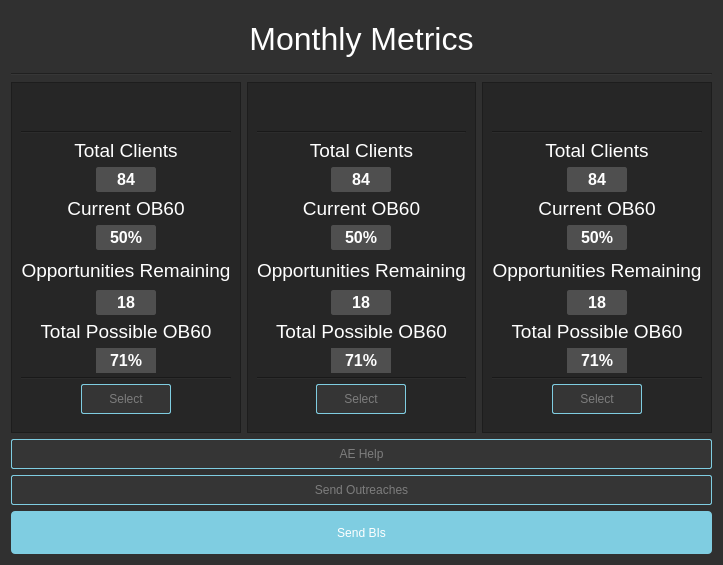
<?xml version="1.0" encoding="UTF-8"?>
<ui version="4.0">
 <class>Form</class>
 <widget class="QWidget" name="Form">
  <property name="geometry">
   <rect>
    <x>0</x>
    <y>0</y>
    <width>723</width>
    <height>565</height>
   </rect>
  </property>
  <property name="windowTitle">
   <string>Form</string>
  </property>
  <property name="styleSheet">
   <string notr="true">
QWidget {
    background-color: #303030;
    color: white;
}

QCheckBox{
    background-color: #3c3c3c;
    alignment: center
}
QAbstractButton{
    background-color: #3c3c3c;
    alignment: center
}
QLabel{
	font: 87 24pt &quot;Arial&quot;;
    font-weight: 600
    
}
/* Set the color of text in LineEdit to white */
QLineEdit {
    color: white;
    background-color: #3c3c3c;
}

/* Set the color of text in PushButton to white */
QPushButton {
    background-color: #7fcde1;
    color: white;
    border-radius: 4px;
    padding: 4px;
    font: 12pt &quot;Arial&quot;;
    height: 35px;
    
   
}

/* Add a hover effect to buttons */
QPushButton:hover {
    background: #ff9d00;
    color: #ffffff
}

/* Add a pressed effect to buttons */
QPushButton:pressed {
    background: qlineargradient(x1: 0, y1: 0, x2: 0, y2: 1,
    stop: 0 #ff9d00, stop: 1 #ffb900);
}

/* Set the color of text in TableWidget to white */
QTableWidget {
    border-radius: 10px;
    border: 2px solid #3c3c3c;
    background-color: #3c3c3c;
    color: white;
    font-weight: bold;
    font: Arial;
    gridline-color: #5f5f5f;
}

QTableCornerButton::section{
    background-color: #3c3c3c;
}
/* Add a hover effect to rows */
QTableWidget::item:hover {
    background-color: #6f6f6f;
    color: #7fcde1;
}

/* Add a hover effect to rows */
QTableWidget::item:selected {
    background-color: #6f6f6f;
    color: #7fcde1;

}

/* Set the color of text in TableWidget header to white */
QHeaderView::section {
    border-radius: 1px;
    
    color: white;
    background-color: #3c3c3c;
    font: 9pt Arial;
    font-weight: bold;
}

QScrollBar:vertical{
    border: none;
    background-color: #303030;
    width: 14px;
    margin: 15px 0 15px 0;
    border-radius: 0px;
}

/*  HANDLE BAR VERTICAL */
QScrollBar::handle:vertical {	
	background-color: #6f6f6f;
	min-height: 30px;
	border-radius: 7px;
}
QScrollBar::handle:vertical:hover{	
	background-color: #ff9d00;
}
QScrollBar::handle:vertical:pressed {	
	background-color: #ffb900;
}

/* BTN TOP - SCROLLBAR */
QScrollBar::sub-line:vertical {
	border: none;
	background-color: #303030;
	height: 15px;
	border-top-left-radius: 7px;
	border-top-right-radius: 7px;
	subcontrol-position: top;
	subcontrol-origin: margin;
}

QScrollBar::sub-line:vertical:pressed {	
	background-color: #ffb900;
}

/* BTN BOTTOM - SCROLLBAR */
QScrollBar::add-line:vertical {
	border: none;
	background-color: #303030;
	height: 15px;
	border-bottom-left-radius: 7px;
	border-bottom-right-radius: 7px;
	subcontrol-position: bottom;
	subcontrol-origin: margin;
}

QScrollBar::add-line:vertical:pressed {	
	background-color: #ffb900;
}


/* RESET ARROW */
QScrollBar::up-arrow:vertical, QScrollBar::down-arrow:vertical {
	background: none;
}
QScrollBar::add-page:vertical, QScrollBar::sub-page:vertical {
	background: none;
}


/* HORIZONTAL SCROLLBAR - HOMEWORK */
QScrollBar:horizontal {
    border: none;
    background-color: #303030;
    height: 14px;
    margin: 0 15px 0 15px;
    border-radius: 0px;
}
QScrollBar::handle:horizontal {
	background-color: #6f6f6f;
	min-width: 30px;
	border-radius: 7px;
}

QScrollBar::handle:horizontal:hover{	
	background-color: #ff9d00;
}
QScrollBar::handle:horizontal:pressed {	
	background-color: #ffb900;
}
QScrollBar::add-line:horizontal {
	border: none;
	background-color: #303030;
	width: 15px;
	border-bottom-right-radius: 7px;
	border-top-right-radius: 7px;
	subcontrol-position: right;
	subcontrol-origin: margin;
}
QScrollBar::sub-line:horizontal {
	border: none;
	background-color: #303030;
	width: 15px;
	border-top-left-radius: 7px;
	border-bottom-left-radius: 7px;
	subcontrol-position: left;
	subcontrol-origin: margin;
}
QScrollBar::up-arrow:horizontal, QScrollBar::down-arrow:horizontal{

    background: none;
}
QScrollBar::add-page:horizontal, QScrollBar::sub-page:horizontal{

    background: none;
}

QDateTimeEdit::up-button {
    font: 87 8pt &quot;Arial&quot;;
    width: 20px;
    height: 20px;
    
}



QDateTimeEdit::down-button {
    font: 87 8pt &quot;Arial&quot;;
    width: 20px;
    height: 20px;
    
}
</string>
  </property>
  <layout class="QGridLayout" name="gridLayout">
   <item row="2" column="1">
    <layout class="QVBoxLayout" name="verticalLayout_2">
     <item>
      <widget class="QFrame" name="frame_2">
       <property name="focusPolicy">
        <enum>Qt::StrongFocus</enum>
       </property>
       <property name="styleSheet">
        <string notr="true">background-color: rgb(38, 38, 38);</string>
       </property>
       <property name="frameShape">
        <enum>QFrame::StyledPanel</enum>
       </property>
       <property name="frameShadow">
        <enum>QFrame::Raised</enum>
       </property>
       <layout class="QVBoxLayout" name="verticalLayout_6">
        <property name="spacing">
         <number>0</number>
        </property>
        <property name="topMargin">
         <number>0</number>
        </property>
        <item>
         <widget class="QLabel" name="monthLabel_2">
          <property name="maximumSize">
           <size>
            <width>16777212</width>
            <height>40</height>
           </size>
          </property>
          <property name="styleSheet">
           <string notr="true">font: 20pt Arial;
</string>
          </property>
          <property name="text">
           <string/>
          </property>
          <property name="alignment">
           <set>Qt::AlignCenter</set>
          </property>
         </widget>
        </item>
        <item>
         <widget class="Line" name="line_2">
          <property name="orientation">
           <enum>Qt::Horizontal</enum>
          </property>
         </widget>
        </item>
        <item>
         <widget class="QLabel" name="totalLabel_6">
          <property name="maximumSize">
           <size>
            <width>16777212</width>
            <height>25</height>
           </size>
          </property>
          <property name="font">
           <font>
            <family>Arial</family>
            <pointsize>14</pointsize>
            <weight>50</weight>
            <italic>false</italic>
            <bold>false</bold>
           </font>
          </property>
          <property name="styleSheet">
           <string notr="true">font: 14pt Arial;

</string>
          </property>
          <property name="text">
           <string>Total Clients</string>
          </property>
          <property name="alignment">
           <set>Qt::AlignCenter</set>
          </property>
         </widget>
        </item>
        <item alignment="Qt::AlignHCenter">
         <widget class="QLabel" name="totalLabel_2">
          <property name="minimumSize">
           <size>
            <width>60</width>
            <height>0</height>
           </size>
          </property>
          <property name="maximumSize">
           <size>
            <width>16777212</width>
            <height>25</height>
           </size>
          </property>
          <property name="font">
           <font>
            <family>Arial</family>
            <pointsize>12</pointsize>
            <weight>75</weight>
            <italic>false</italic>
            <bold>true</bold>
           </font>
          </property>
          <property name="focusPolicy">
           <enum>Qt::NoFocus</enum>
          </property>
          <property name="styleSheet">
           <string notr="true">font: 12pt Arial;
font-weight: bold;
background-color: rgb(79, 79, 79);
border: 1px solid rgb(79, 79, 79);
border-radius: 2px</string>
          </property>
          <property name="text">
           <string>84</string>
          </property>
          <property name="alignment">
           <set>Qt::AlignCenter</set>
          </property>
         </widget>
        </item>
        <item>
         <widget class="QLabel" name="obLabel_6">
          <property name="maximumSize">
           <size>
            <width>16777212</width>
            <height>25</height>
           </size>
          </property>
          <property name="font">
           <font>
            <family>Arial</family>
            <pointsize>14</pointsize>
            <weight>50</weight>
            <italic>false</italic>
            <bold>false</bold>
           </font>
          </property>
          <property name="styleSheet">
           <string notr="true">font: 14pt Arial;

</string>
          </property>
          <property name="text">
           <string>Current OB60</string>
          </property>
          <property name="alignment">
           <set>Qt::AlignCenter</set>
          </property>
         </widget>
        </item>
        <item alignment="Qt::AlignHCenter">
         <widget class="QLabel" name="obLabel_2">
          <property name="minimumSize">
           <size>
            <width>60</width>
            <height>0</height>
           </size>
          </property>
          <property name="maximumSize">
           <size>
            <width>16777212</width>
            <height>25</height>
           </size>
          </property>
          <property name="font">
           <font>
            <family>Arial</family>
            <pointsize>12</pointsize>
            <weight>75</weight>
            <italic>false</italic>
            <bold>true</bold>
           </font>
          </property>
          <property name="styleSheet">
           <string notr="true">font: 12pt Arial;
font-weight: bold;
background-color: rgb(79, 79, 79);
border: 1px solid rgb(79, 79, 79);
border-radius: 2px</string>
          </property>
          <property name="text">
           <string>50%</string>
          </property>
          <property name="alignment">
           <set>Qt::AlignCenter</set>
          </property>
         </widget>
        </item>
        <item>
         <widget class="QLabel" name="oppLabel_6">
          <property name="maximumSize">
           <size>
            <width>16777212</width>
            <height>32</height>
           </size>
          </property>
          <property name="font">
           <font>
            <family>Arial</family>
            <pointsize>14</pointsize>
            <weight>50</weight>
            <italic>false</italic>
            <bold>false</bold>
           </font>
          </property>
          <property name="styleSheet">
           <string notr="true">font: 14pt Arial;
</string>
          </property>
          <property name="text">
           <string>Opportunities Remaining</string>
          </property>
          <property name="alignment">
           <set>Qt::AlignCenter</set>
          </property>
         </widget>
        </item>
        <item alignment="Qt::AlignHCenter">
         <widget class="QLabel" name="oppLabel_2">
          <property name="minimumSize">
           <size>
            <width>60</width>
            <height>0</height>
           </size>
          </property>
          <property name="maximumSize">
           <size>
            <width>16777212</width>
            <height>25</height>
           </size>
          </property>
          <property name="font">
           <font>
            <family>Arial</family>
            <pointsize>12</pointsize>
            <weight>75</weight>
            <italic>false</italic>
            <bold>true</bold>
           </font>
          </property>
          <property name="styleSheet">
           <string notr="true">font: 12pt Arial;
font-weight: bold;
background-color: rgb(79, 79, 79);
border: 1px solid rgb(79, 79, 79);
border-radius: 2px</string>
          </property>
          <property name="text">
           <string>18</string>
          </property>
          <property name="alignment">
           <set>Qt::AlignCenter</set>
          </property>
         </widget>
        </item>
        <item>
         <widget class="QLabel" name="maxLabel_6">
          <property name="maximumSize">
           <size>
            <width>16777212</width>
            <height>25</height>
           </size>
          </property>
          <property name="font">
           <font>
            <family>Arial</family>
            <pointsize>14</pointsize>
            <weight>50</weight>
            <italic>false</italic>
            <bold>false</bold>
           </font>
          </property>
          <property name="styleSheet">
           <string notr="true">font: 14pt Arial;
</string>
          </property>
          <property name="text">
           <string>Total Possible OB60</string>
          </property>
          <property name="alignment">
           <set>Qt::AlignCenter</set>
          </property>
         </widget>
        </item>
        <item alignment="Qt::AlignHCenter">
         <widget class="QLabel" name="maxLabel_2">
          <property name="minimumSize">
           <size>
            <width>60</width>
            <height>0</height>
           </size>
          </property>
          <property name="maximumSize">
           <size>
            <width>16777212</width>
            <height>25</height>
           </size>
          </property>
          <property name="font">
           <font>
            <family>Arial</family>
            <pointsize>12</pointsize>
            <weight>75</weight>
            <italic>false</italic>
            <bold>true</bold>
           </font>
          </property>
          <property name="styleSheet">
           <string notr="true">font: 12pt Arial;
font-weight: bold;
background-color: rgb(79, 79, 79);</string>
          </property>
          <property name="text">
           <string>71%</string>
          </property>
          <property name="alignment">
           <set>Qt::AlignCenter</set>
          </property>
         </widget>
        </item>
        <item>
         <widget class="Line" name="line_6">
          <property name="orientation">
           <enum>Qt::Horizontal</enum>
          </property>
         </widget>
        </item>
        <item alignment="Qt::AlignHCenter">
         <widget class="QPushButton" name="select_2">
          <property name="minimumSize">
           <size>
            <width>90</width>
            <height>0</height>
           </size>
          </property>
          <property name="styleSheet">
           <string notr="true">QPushButton {
    background-color: rgb(53, 53, 53);
    color: rgb(125, 125, 125);
    border: 1px solid #7fcde1;
    border-radius: 2px;
    padding: 4px;
    font: 10pt &quot;Arial&quot;;
    height: 20px;
    
    
    
}

/* Add a hover effect to buttons */
QPushButton:hover {
    background: rgb(71, 71, 71);
    font: rgb(204, 204, 204);
    color: #ffffff
}

/* Add a pressed effect to buttons */
QPushButton:pressed {
    background: qlineargradient(x1: 0, y1: 0, x2: 0, y2: 1,
    stop: 0 #ff9d00, stop: 1 #ffb900);
}</string>
          </property>
          <property name="text">
           <string>Select</string>
          </property>
         </widget>
        </item>
       </layout>
      </widget>
     </item>
    </layout>
   </item>
   <item row="2" column="2">
    <layout class="QVBoxLayout" name="verticalLayout_3">
     <item>
      <widget class="QFrame" name="frame_3">
       <property name="focusPolicy">
        <enum>Qt::StrongFocus</enum>
       </property>
       <property name="styleSheet">
        <string notr="true">background-color: rgb(38, 38, 38);</string>
       </property>
       <property name="frameShape">
        <enum>QFrame::StyledPanel</enum>
       </property>
       <property name="frameShadow">
        <enum>QFrame::Raised</enum>
       </property>
       <layout class="QVBoxLayout" name="verticalLayout_7">
        <property name="spacing">
         <number>0</number>
        </property>
        <property name="topMargin">
         <number>0</number>
        </property>
        <item>
         <widget class="QLabel" name="monthLabel_3">
          <property name="maximumSize">
           <size>
            <width>16777212</width>
            <height>40</height>
           </size>
          </property>
          <property name="styleSheet">
           <string notr="true">font: 20pt Arial;
</string>
          </property>
          <property name="text">
           <string/>
          </property>
          <property name="alignment">
           <set>Qt::AlignCenter</set>
          </property>
         </widget>
        </item>
        <item>
         <widget class="Line" name="line_4">
          <property name="orientation">
           <enum>Qt::Horizontal</enum>
          </property>
         </widget>
        </item>
        <item>
         <widget class="QLabel" name="totalLabel_7">
          <property name="maximumSize">
           <size>
            <width>16777212</width>
            <height>25</height>
           </size>
          </property>
          <property name="font">
           <font>
            <family>Arial</family>
            <pointsize>14</pointsize>
            <weight>50</weight>
            <italic>false</italic>
            <bold>false</bold>
           </font>
          </property>
          <property name="styleSheet">
           <string notr="true">font: 14pt Arial;

</string>
          </property>
          <property name="text">
           <string>Total Clients</string>
          </property>
          <property name="alignment">
           <set>Qt::AlignCenter</set>
          </property>
         </widget>
        </item>
        <item alignment="Qt::AlignHCenter">
         <widget class="QLabel" name="totalLabel_3">
          <property name="minimumSize">
           <size>
            <width>60</width>
            <height>0</height>
           </size>
          </property>
          <property name="maximumSize">
           <size>
            <width>16777212</width>
            <height>25</height>
           </size>
          </property>
          <property name="font">
           <font>
            <family>Arial</family>
            <pointsize>12</pointsize>
            <weight>75</weight>
            <italic>false</italic>
            <bold>true</bold>
           </font>
          </property>
          <property name="focusPolicy">
           <enum>Qt::NoFocus</enum>
          </property>
          <property name="styleSheet">
           <string notr="true">font: 12pt Arial;
font-weight: bold;
background-color: rgb(79, 79, 79);
border: 1px solid rgb(79, 79, 79);
border-radius: 2px</string>
          </property>
          <property name="text">
           <string>84</string>
          </property>
          <property name="alignment">
           <set>Qt::AlignCenter</set>
          </property>
         </widget>
        </item>
        <item>
         <widget class="QLabel" name="obLabel_7">
          <property name="maximumSize">
           <size>
            <width>16777212</width>
            <height>25</height>
           </size>
          </property>
          <property name="font">
           <font>
            <family>Arial</family>
            <pointsize>14</pointsize>
            <weight>50</weight>
            <italic>false</italic>
            <bold>false</bold>
           </font>
          </property>
          <property name="styleSheet">
           <string notr="true">font: 14pt Arial;

</string>
          </property>
          <property name="text">
           <string>Current OB60</string>
          </property>
          <property name="alignment">
           <set>Qt::AlignCenter</set>
          </property>
         </widget>
        </item>
        <item alignment="Qt::AlignHCenter">
         <widget class="QLabel" name="obLabel_3">
          <property name="minimumSize">
           <size>
            <width>60</width>
            <height>0</height>
           </size>
          </property>
          <property name="maximumSize">
           <size>
            <width>16777212</width>
            <height>25</height>
           </size>
          </property>
          <property name="font">
           <font>
            <family>Arial</family>
            <pointsize>12</pointsize>
            <weight>75</weight>
            <italic>false</italic>
            <bold>true</bold>
           </font>
          </property>
          <property name="styleSheet">
           <string notr="true">font: 12pt Arial;
font-weight: bold;
background-color: rgb(79, 79, 79);
border: 1px solid rgb(79, 79, 79);
border-radius: 2px</string>
          </property>
          <property name="text">
           <string>50%</string>
          </property>
          <property name="alignment">
           <set>Qt::AlignCenter</set>
          </property>
         </widget>
        </item>
        <item>
         <widget class="QLabel" name="oppLabel_7">
          <property name="maximumSize">
           <size>
            <width>16777212</width>
            <height>32</height>
           </size>
          </property>
          <property name="font">
           <font>
            <family>Arial</family>
            <pointsize>14</pointsize>
            <weight>50</weight>
            <italic>false</italic>
            <bold>false</bold>
           </font>
          </property>
          <property name="styleSheet">
           <string notr="true">font: 14pt Arial;
</string>
          </property>
          <property name="text">
           <string>Opportunities Remaining</string>
          </property>
          <property name="alignment">
           <set>Qt::AlignCenter</set>
          </property>
         </widget>
        </item>
        <item alignment="Qt::AlignHCenter">
         <widget class="QLabel" name="oppLabel_3">
          <property name="minimumSize">
           <size>
            <width>60</width>
            <height>0</height>
           </size>
          </property>
          <property name="maximumSize">
           <size>
            <width>16777212</width>
            <height>25</height>
           </size>
          </property>
          <property name="font">
           <font>
            <family>Arial</family>
            <pointsize>12</pointsize>
            <weight>75</weight>
            <italic>false</italic>
            <bold>true</bold>
           </font>
          </property>
          <property name="styleSheet">
           <string notr="true">font: 12pt Arial;
font-weight: bold;
background-color: rgb(79, 79, 79);
border: 1px solid rgb(79, 79, 79);
border-radius: 2px</string>
          </property>
          <property name="text">
           <string>18</string>
          </property>
          <property name="alignment">
           <set>Qt::AlignCenter</set>
          </property>
         </widget>
        </item>
        <item>
         <widget class="QLabel" name="maxLabel_7">
          <property name="maximumSize">
           <size>
            <width>16777212</width>
            <height>25</height>
           </size>
          </property>
          <property name="font">
           <font>
            <family>Arial</family>
            <pointsize>14</pointsize>
            <weight>50</weight>
            <italic>false</italic>
            <bold>false</bold>
           </font>
          </property>
          <property name="styleSheet">
           <string notr="true">font: 14pt Arial;
</string>
          </property>
          <property name="text">
           <string>Total Possible OB60</string>
          </property>
          <property name="alignment">
           <set>Qt::AlignCenter</set>
          </property>
         </widget>
        </item>
        <item alignment="Qt::AlignHCenter">
         <widget class="QLabel" name="maxLabel_3">
          <property name="minimumSize">
           <size>
            <width>60</width>
            <height>0</height>
           </size>
          </property>
          <property name="maximumSize">
           <size>
            <width>16777212</width>
            <height>25</height>
           </size>
          </property>
          <property name="font">
           <font>
            <family>Arial</family>
            <pointsize>12</pointsize>
            <weight>75</weight>
            <italic>false</italic>
            <bold>true</bold>
           </font>
          </property>
          <property name="styleSheet">
           <string notr="true">font: 12pt Arial;
font-weight: bold;
background-color: rgb(79, 79, 79);</string>
          </property>
          <property name="text">
           <string>71%</string>
          </property>
          <property name="alignment">
           <set>Qt::AlignCenter</set>
          </property>
         </widget>
        </item>
        <item>
         <widget class="Line" name="line_7">
          <property name="orientation">
           <enum>Qt::Horizontal</enum>
          </property>
         </widget>
        </item>
        <item alignment="Qt::AlignHCenter">
         <widget class="QPushButton" name="select_3">
          <property name="minimumSize">
           <size>
            <width>90</width>
            <height>0</height>
           </size>
          </property>
          <property name="styleSheet">
           <string notr="true">QPushButton {
    background-color: rgb(53, 53, 53);
    color: rgb(125, 125, 125);
    border: 1px solid #7fcde1;
    border-radius: 2px;
    padding: 4px;
    font: 10pt &quot;Arial&quot;;
    height: 20px;
    
    
    
}

/* Add a hover effect to buttons */
QPushButton:hover {
    background: rgb(71, 71, 71);
    font: rgb(204, 204, 204);
    color: #ffffff
}

/* Add a pressed effect to buttons */
QPushButton:pressed {
    background: qlineargradient(x1: 0, y1: 0, x2: 0, y2: 1,
    stop: 0 #ff9d00, stop: 1 #ffb900);
}</string>
          </property>
          <property name="text">
           <string>Select</string>
          </property>
         </widget>
        </item>
       </layout>
      </widget>
     </item>
    </layout>
   </item>
   <item row="0" column="0" colspan="3">
    <widget class="QLabel" name="label">
     <property name="maximumSize">
      <size>
       <width>16777215</width>
       <height>56</height>
      </size>
     </property>
     <property name="styleSheet">
      <string notr="true">font: 24pt Arial</string>
     </property>
     <property name="text">
      <string>Monthly Metrics</string>
     </property>
     <property name="alignment">
      <set>Qt::AlignCenter</set>
     </property>
    </widget>
   </item>
   <item row="1" column="0" colspan="3">
    <widget class="Line" name="line_3">
     <property name="orientation">
      <enum>Qt::Horizontal</enum>
     </property>
    </widget>
   </item>
   <item row="5" column="0" colspan="3">
    <widget class="QPushButton" name="outreachButton">
     <property name="styleSheet">
      <string notr="true">QPushButton {
    background-color: rgb(53, 53, 53);
    color: rgb(125, 125, 125);
    border: 1px solid #7fcde1;
    border-radius: 2px;
    padding: 4px;
    font: 10pt &quot;Arial&quot;;
    height: 20px;
    
    
    
}

/* Add a hover effect to buttons */
QPushButton:hover {
    background: rgb(71, 71, 71);
    font: rgb(204, 204, 204);
    color: #ffffff
}

/* Add a pressed effect to buttons */
QPushButton:pressed {
    background: qlineargradient(x1: 0, y1: 0, x2: 0, y2: 1,
    stop: 0 #ff9d00, stop: 1 #ffb900);
}</string>
     </property>
     <property name="text">
      <string>Send Outreaches</string>
     </property>
    </widget>
   </item>
   <item row="2" column="0">
    <layout class="QVBoxLayout" name="verticalLayout">
     <property name="spacing">
      <number>6</number>
     </property>
     <item>
      <widget class="QFrame" name="frame_1">
       <property name="focusPolicy">
        <enum>Qt::StrongFocus</enum>
       </property>
       <property name="styleSheet">
        <string notr="true">background-color: rgb(38, 38, 38);</string>
       </property>
       <property name="frameShape">
        <enum>QFrame::StyledPanel</enum>
       </property>
       <property name="frameShadow">
        <enum>QFrame::Raised</enum>
       </property>
       <layout class="QVBoxLayout" name="verticalLayout_5">
        <property name="spacing">
         <number>0</number>
        </property>
        <property name="topMargin">
         <number>0</number>
        </property>
        <item>
         <widget class="QLabel" name="monthLabel_1">
          <property name="maximumSize">
           <size>
            <width>16777212</width>
            <height>40</height>
           </size>
          </property>
          <property name="styleSheet">
           <string notr="true">font: 20pt Arial;
</string>
          </property>
          <property name="text">
           <string/>
          </property>
          <property name="alignment">
           <set>Qt::AlignCenter</set>
          </property>
         </widget>
        </item>
        <item>
         <widget class="Line" name="line">
          <property name="orientation">
           <enum>Qt::Horizontal</enum>
          </property>
         </widget>
        </item>
        <item>
         <widget class="QLabel" name="totalLabel_5">
          <property name="maximumSize">
           <size>
            <width>16777212</width>
            <height>25</height>
           </size>
          </property>
          <property name="font">
           <font>
            <family>Arial</family>
            <pointsize>14</pointsize>
            <weight>50</weight>
            <italic>false</italic>
            <bold>false</bold>
           </font>
          </property>
          <property name="styleSheet">
           <string notr="true">font: 14pt Arial;

</string>
          </property>
          <property name="text">
           <string>Total Clients</string>
          </property>
          <property name="alignment">
           <set>Qt::AlignCenter</set>
          </property>
         </widget>
        </item>
        <item alignment="Qt::AlignHCenter">
         <widget class="QLabel" name="totalLabel_1">
          <property name="minimumSize">
           <size>
            <width>60</width>
            <height>0</height>
           </size>
          </property>
          <property name="maximumSize">
           <size>
            <width>16777212</width>
            <height>25</height>
           </size>
          </property>
          <property name="font">
           <font>
            <family>Arial</family>
            <pointsize>12</pointsize>
            <weight>75</weight>
            <italic>false</italic>
            <bold>true</bold>
           </font>
          </property>
          <property name="focusPolicy">
           <enum>Qt::NoFocus</enum>
          </property>
          <property name="styleSheet">
           <string notr="true">font: 12pt Arial;
font-weight: bold;
background-color: rgb(79, 79, 79);
border: 1px solid rgb(79, 79, 79);
border-radius: 2px</string>
          </property>
          <property name="text">
           <string>84</string>
          </property>
          <property name="alignment">
           <set>Qt::AlignCenter</set>
          </property>
         </widget>
        </item>
        <item>
         <widget class="QLabel" name="obLabel_5">
          <property name="maximumSize">
           <size>
            <width>16777212</width>
            <height>25</height>
           </size>
          </property>
          <property name="font">
           <font>
            <family>Arial</family>
            <pointsize>14</pointsize>
            <weight>50</weight>
            <italic>false</italic>
            <bold>false</bold>
           </font>
          </property>
          <property name="styleSheet">
           <string notr="true">font: 14pt Arial;

</string>
          </property>
          <property name="text">
           <string>Current OB60</string>
          </property>
          <property name="alignment">
           <set>Qt::AlignCenter</set>
          </property>
         </widget>
        </item>
        <item alignment="Qt::AlignHCenter">
         <widget class="QLabel" name="obLabel_1">
          <property name="minimumSize">
           <size>
            <width>60</width>
            <height>0</height>
           </size>
          </property>
          <property name="maximumSize">
           <size>
            <width>16777212</width>
            <height>25</height>
           </size>
          </property>
          <property name="font">
           <font>
            <family>Arial</family>
            <pointsize>12</pointsize>
            <weight>75</weight>
            <italic>false</italic>
            <bold>true</bold>
           </font>
          </property>
          <property name="styleSheet">
           <string notr="true">font: 12pt Arial;
font-weight: bold;
background-color: rgb(79, 79, 79);
border: 1px solid rgb(79, 79, 79);
border-radius: 2px</string>
          </property>
          <property name="text">
           <string>50%</string>
          </property>
          <property name="alignment">
           <set>Qt::AlignCenter</set>
          </property>
         </widget>
        </item>
        <item>
         <widget class="QLabel" name="oppLabel_5">
          <property name="maximumSize">
           <size>
            <width>16777212</width>
            <height>32</height>
           </size>
          </property>
          <property name="font">
           <font>
            <family>Arial</family>
            <pointsize>14</pointsize>
            <weight>50</weight>
            <italic>false</italic>
            <bold>false</bold>
           </font>
          </property>
          <property name="styleSheet">
           <string notr="true">font: 14pt Arial;
</string>
          </property>
          <property name="text">
           <string>Opportunities Remaining</string>
          </property>
          <property name="alignment">
           <set>Qt::AlignCenter</set>
          </property>
         </widget>
        </item>
        <item alignment="Qt::AlignHCenter">
         <widget class="QLabel" name="oppLabel_1">
          <property name="minimumSize">
           <size>
            <width>60</width>
            <height>0</height>
           </size>
          </property>
          <property name="maximumSize">
           <size>
            <width>16777212</width>
            <height>25</height>
           </size>
          </property>
          <property name="font">
           <font>
            <family>Arial</family>
            <pointsize>12</pointsize>
            <weight>75</weight>
            <italic>false</italic>
            <bold>true</bold>
           </font>
          </property>
          <property name="styleSheet">
           <string notr="true">font: 12pt Arial;
font-weight: bold;
background-color: rgb(79, 79, 79);
border: 1px solid rgb(79, 79, 79);
border-radius: 2px</string>
          </property>
          <property name="text">
           <string>18</string>
          </property>
          <property name="alignment">
           <set>Qt::AlignCenter</set>
          </property>
         </widget>
        </item>
        <item>
         <widget class="QLabel" name="maxLabel_5">
          <property name="maximumSize">
           <size>
            <width>16777212</width>
            <height>25</height>
           </size>
          </property>
          <property name="font">
           <font>
            <family>Arial</family>
            <pointsize>14</pointsize>
            <weight>50</weight>
            <italic>false</italic>
            <bold>false</bold>
           </font>
          </property>
          <property name="styleSheet">
           <string notr="true">font: 14pt Arial;
</string>
          </property>
          <property name="text">
           <string>Total Possible OB60</string>
          </property>
          <property name="alignment">
           <set>Qt::AlignCenter</set>
          </property>
         </widget>
        </item>
        <item alignment="Qt::AlignHCenter">
         <widget class="QLabel" name="maxLabel_1">
          <property name="minimumSize">
           <size>
            <width>60</width>
            <height>0</height>
           </size>
          </property>
          <property name="maximumSize">
           <size>
            <width>16777212</width>
            <height>25</height>
           </size>
          </property>
          <property name="font">
           <font>
            <family>Arial</family>
            <pointsize>12</pointsize>
            <weight>75</weight>
            <italic>false</italic>
            <bold>true</bold>
           </font>
          </property>
          <property name="styleSheet">
           <string notr="true">font: 12pt Arial;
font-weight: bold;
background-color: rgb(79, 79, 79);</string>
          </property>
          <property name="text">
           <string>71%</string>
          </property>
          <property name="alignment">
           <set>Qt::AlignCenter</set>
          </property>
         </widget>
        </item>
        <item>
         <widget class="Line" name="line_5">
          <property name="orientation">
           <enum>Qt::Horizontal</enum>
          </property>
         </widget>
        </item>
        <item alignment="Qt::AlignHCenter">
         <widget class="QPushButton" name="select_1">
          <property name="minimumSize">
           <size>
            <width>90</width>
            <height>0</height>
           </size>
          </property>
          <property name="styleSheet">
           <string notr="true">QPushButton {
    background-color: rgb(53, 53, 53);
    color: rgb(125, 125, 125);
    border: 1px solid #7fcde1;
    border-radius: 2px;
    padding: 4px;
    font: 10pt &quot;Arial&quot;;
    height: 20px;
    
    
    
}

/* Add a hover effect to buttons */
QPushButton:hover {
    background: rgb(71, 71, 71);
    font: rgb(204, 204, 204);
    color: #ffffff
}

/* Add a pressed effect to buttons */
QPushButton:pressed {
    background: qlineargradient(x1: 0, y1: 0, x2: 0, y2: 1,
    stop: 0 #ff9d00, stop: 1 #ffb900);
}</string>
          </property>
          <property name="text">
           <string>Select</string>
          </property>
         </widget>
        </item>
       </layout>
      </widget>
     </item>
    </layout>
   </item>
   <item row="4" column="0" colspan="3">
    <widget class="QPushButton" name="aeButton">
     <property name="styleSheet">
      <string notr="true">QPushButton {
    background-color: rgb(53, 53, 53);
    color: rgb(125, 125, 125);
    border: 1px solid #7fcde1;
    border-radius: 2px;
    padding: 4px;
    font: 10pt &quot;Arial&quot;;
    height: 20px;
    
    
    
}

/* Add a hover effect to buttons */
QPushButton:hover {
    background: rgb(71, 71, 71);
    font: rgb(204, 204, 204);
    color: #ffffff
}

/* Add a pressed effect to buttons */
QPushButton:pressed {
    background: qlineargradient(x1: 0, y1: 0, x2: 0, y2: 1,
    stop: 0 #ff9d00, stop: 1 #ffb900);
}</string>
     </property>
     <property name="text">
      <string>AE Help</string>
     </property>
    </widget>
   </item>
   <item row="6" column="0" colspan="3">
    <widget class="QPushButton" name="biButton">
     <property name="styleSheet">
      <string notr="true"/>
     </property>
     <property name="text">
      <string>Send BIs</string>
     </property>
    </widget>
   </item>
  </layout>
 </widget>
 <resources/>
 <connections/>
</ui>
